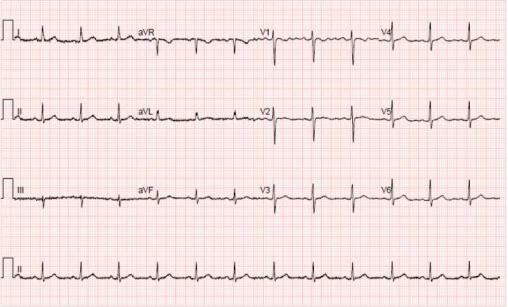
#> input picture ECG-Image-for-COVID-19-Patient.jpg, 508 x 307 px; its folder holds only this picture in this run
$ python -i 21_BatchImagePreprocess.py   (imports and definitions only)
#> lines starting #> are read from the running program, lines starting #| are printed output that depends on the picture
#!/usr/bin/env python
# coding: utf-8

# In[19]:


import cv2
import os
import glob
import numpy as np
import matplotlib.pyplot as plt
# [1 line not run here, left out]


# In[20]:


input_dir = r'E:\Input_images'  # Update this path to your input directory
output_dir = r'E:\Output_images'  # Update this path to your desired output directory


# In[21]:


# Function to apply preprocessing steps
def preprocess_image(image_path):
    # Load the image
#> called with image_path = 'ECG-Image-for-COVID-19-Patient.jpg'
    image = cv2.imread(image_path)
#> image is the input picture: shape (307, 508, 3); mean B, G, R 225.4, 226.3, 243

    if image is None:
        print(f"Error: Unable to load image {image_path}")
        return None

    # Convert to grayscale
    gray = cv2.cvtColor(image, cv2.COLOR_BGR2GRAY)
    print(f"Converted {image_path} to grayscale.")

    # Noise reduction using Gaussian blur
    blurred = cv2.GaussianBlur(gray, (5, 5), 0)
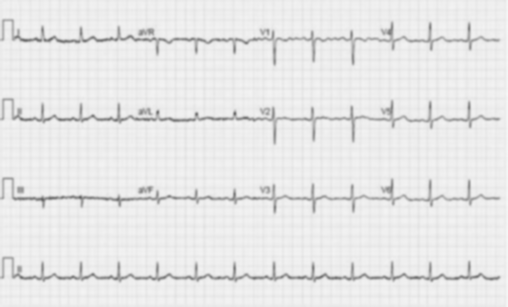
#> blurred: shape (307, 508); min 101, max 247, mean 231.1
    print(f"Applied Gaussian blur to {image_path}.")

    # Contrast enhancement using histogram equalization
    equalized = cv2.equalizeHist(blurred)
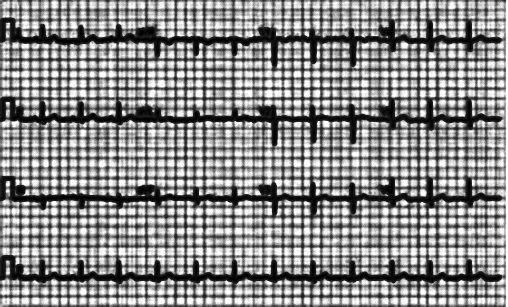
#> equalized: shape (307, 508); min 0, max 255, mean 137.4
    print(f"Applied histogram equalization to {image_path}.")

    # Edge detection using Canny edge detector
    edges = cv2.Canny(equalized, 50, 150)
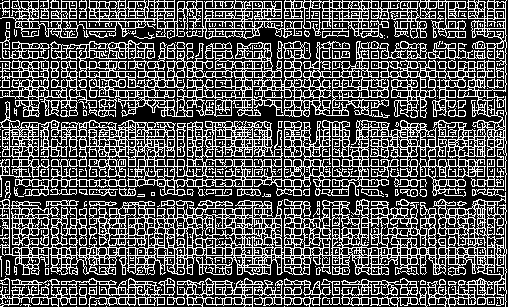
#> edges: shape (307, 508); 32.7% white in thin lines or dots
    print(f"Applied Canny edge detection to {image_path}.")

    return edges

# Function to process all images in a directory recursively
def process_directory(input_dir, output_dir):
    for root, _, files in os.walk(input_dir):
        for file in files:
            if file.lower().endswith(('.jpg', '.jpeg', '.png', '.bmp')):
                image_path = os.path.join(root, file)
                print(f"Processing: {image_path}")

                # Apply preprocessing
                processed_image = preprocess_image(image_path)

                if processed_image is None:
                    print(f"Skipping image {image_path} due to loading error.")
                    continue

                # Construct the output file path
                relative_path = os.path.relpath(root, input_dir)
                save_dir = os.path.join(output_dir, relative_path)
                if not os.path.exists(save_dir):
                    os.makedirs(save_dir)
                save_path = os.path.join(save_dir, file)

                # Save the processed image
                cv2.imwrite(save_path, processed_image)
                print(f"Processed and saved: {save_path}")

                # Display the original and processed images for verification
                original_image = cv2.imread(image_path)
                plt.figure(figsize=(10, 5))

                plt.subplot(1, 2, 1)
                plt.title('Original Image')
                plt.imshow(cv2.cvtColor(original_image, cv2.COLOR_BGR2RGB))

                plt.subplot(1, 2, 2)
                plt.title('Processed Image')
                plt.imshow(processed_image, cmap='gray')

                plt.show()

# Define input and output directories
#input_dir = '/mnt/data/input_images'  # Update this path to your input directory
#output_dir = '/mnt/data/output_images'  # Update this path to your desired output directory

# Process all images in the input directory recursively
# [1 line not run here, left out]

>>> result = preprocess_image('ECG-Image-for-COVID-19-Patient.jpg')

$ run again, on Myocardial_Infarction.jpg
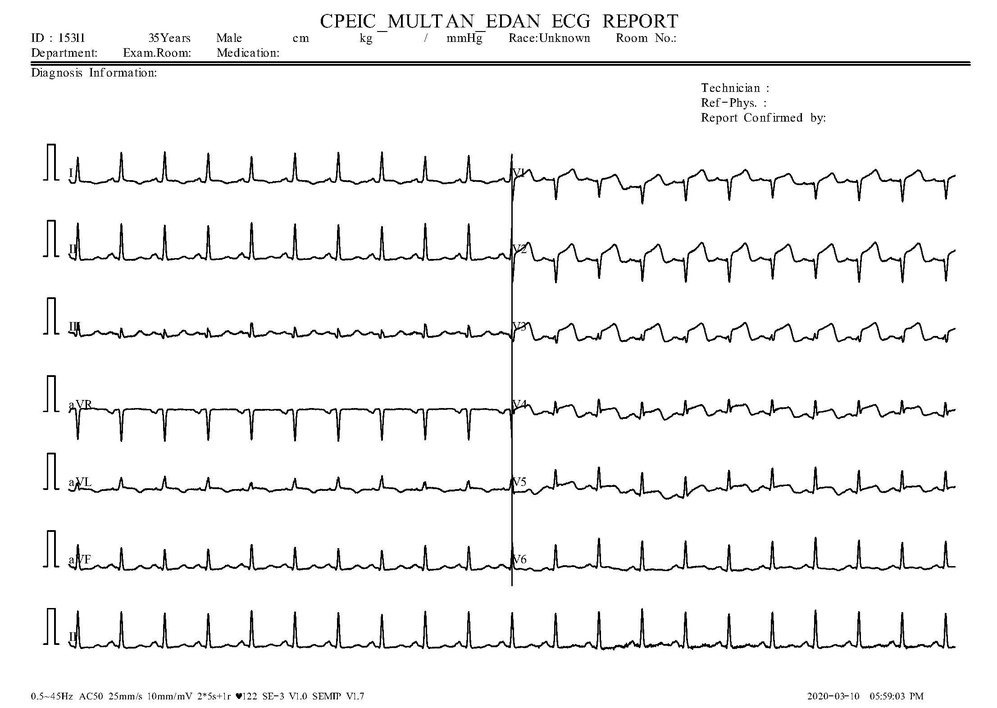
#> input picture Myocardial_Infarction.jpg, 997 x 708 px, shrunk from 2213 x 1572 before the run
#> in preprocess_image, image is the input picture: shape (708, 997, 3); min 0, max 255, mean 243.6
#> in preprocess_image, `equalized = cv2.equalizeHist(blurred)`:
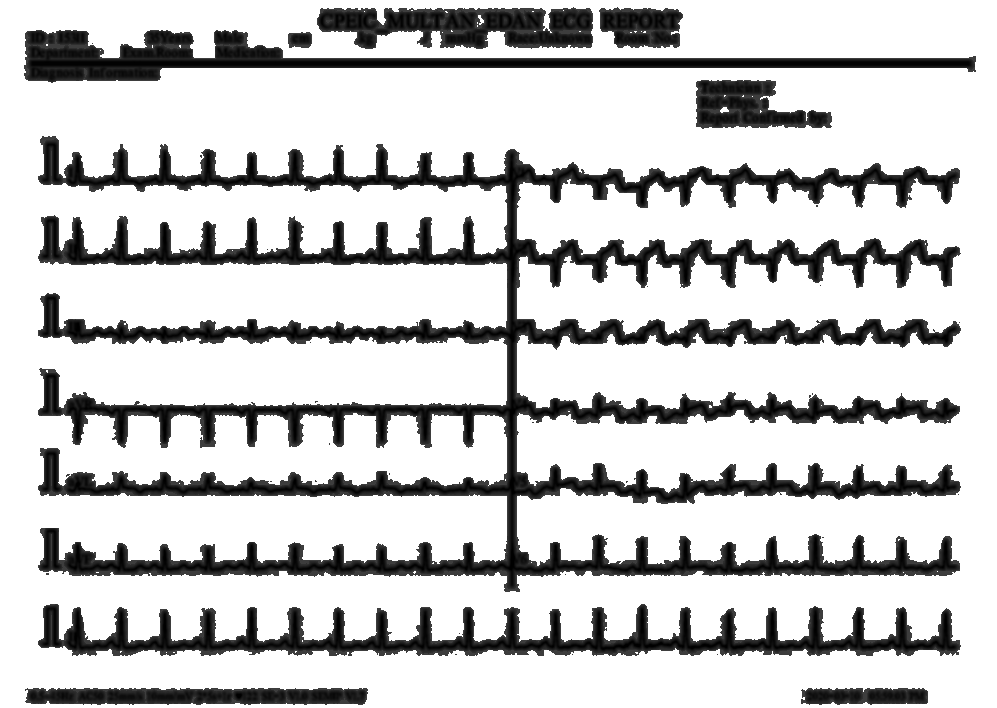
#> equalized: shape (708, 997); min 0, max 255, mean 201.5
#> in preprocess_image, `edges = cv2.Canny(equalized, 50, 150)`:
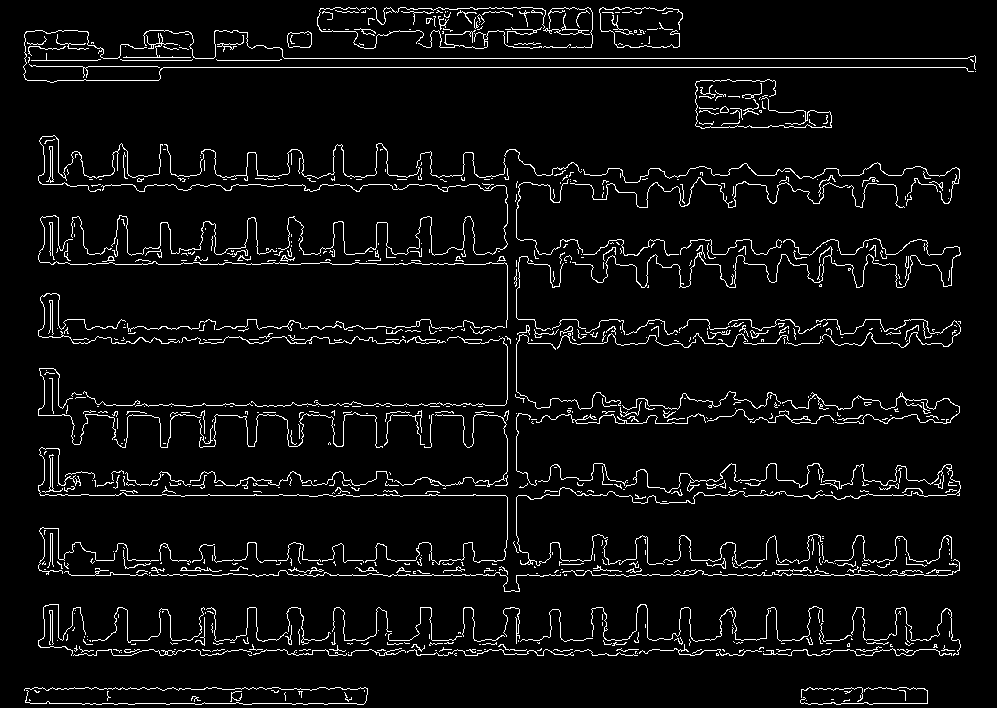
#> edges: shape (708, 997); 5.1% white in thin lines or dots
